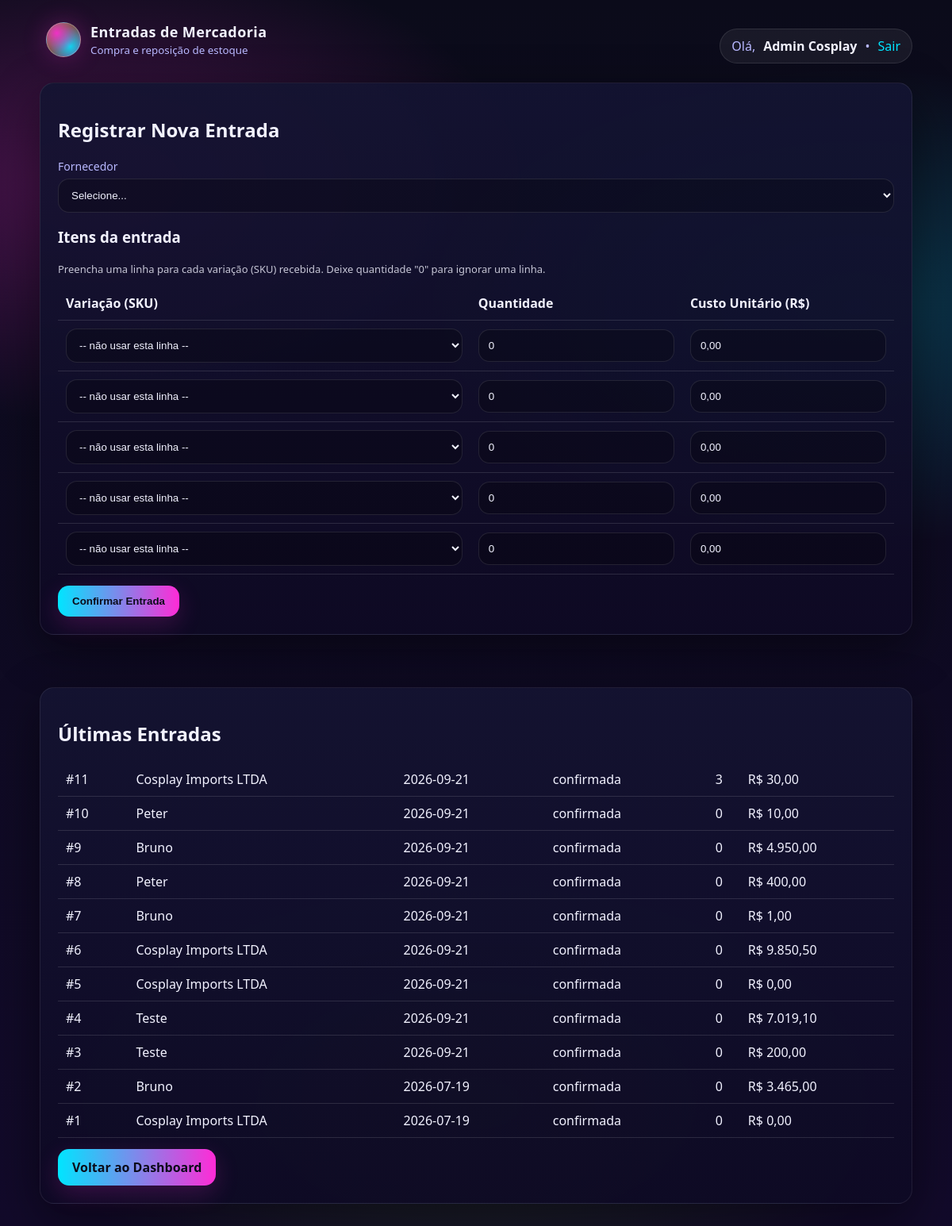
The page /index.php?controller=entrada&action=index (signed in) on the database its author committed.
### tables this page shows
CREATE TABLE `entrada_mercadoria` (
  `id` int(11) NOT NULL,
  `fornecedor_id` int(11) NOT NULL,
  `data` date NOT NULL,
  `status` enum('rascunho','confirmada') NOT NULL DEFAULT 'rascunho',
  `valor_total` decimal(10,2) NOT NULL DEFAULT 0.00
);

CREATE TABLE `fornecedor` (
  `id` int(11) NOT NULL,
  `nome` varchar(100) NOT NULL,
  `cnpj` varchar(20) NOT NULL,
  `telefone` varchar(20) DEFAULT NULL,
  `email` varchar(100) DEFAULT NULL,
  `endereco` varchar(255) DEFAULT NULL,
  `cep` varchar(9) DEFAULT NULL,
  `ativo` tinyint(1) NOT NULL DEFAULT 1
);

### controllers/EntradaController.php (called while the page is built, shortened)
<?php
require_once __DIR__ . '/../models/entrada.php';
class EntradaController
{
    public function index(): void
    {
        $entradaModel     = new Entrada();
   $entradas     = $entradaModel->listarComFornecedor();
        require_once __DIR__ . '/../views/entradas.php';
    }
}

### index.php (called while the page is built, shortened)
<?php
require_once __DIR__ . '/config/db.php';
$controller = $_GET['controller'] ?? 'auth';
$action = $_GET['action'] ?? 'form';
switch ($controller) {
    case 'entrada':
        require_once __DIR__ . '/controllers/EntradaController.php';
        $c = new EntradaController();
        break;
}
$c->$action();

### config/db.php (called while the page is built)
<?php
class Database
{
private static $conn = null;
public static function getConnection()
{
if (self::$conn === null) {
try {
self::$conn = new PDO(
"mysql:host=" . (getenv('DB_HOST') ?: 'localhost') . ";dbname=" . (getenv('DB_NAME') ?: 'loja_roupas') . ";charset=utf8mb4",
getenv('DB_USER') ?: "root",
getenv('DB_PASS') !== false ? getenv('DB_PASS') : "",
[
PDO::ATTR_ERRMODE => PDO::ERRMODE_EXCEPTION,
PDO::ATTR_DEFAULT_FETCH_MODE => PDO::FETCH_ASSOC
]
);
} catch (PDOException $e) {
die("Erro ao conectar ao banco de dados.");
}
}
return self::$conn;
}
}

### models/entrada.php (called while the page is built, shortened)
<?php
require_once __DIR__ . '/../config/db.php';
class Entrada
{
    private PDO $conn;
    public function __construct()
    {
        $this->conn = Database::getConnection();
    }
 public function listarComFornecedor(): array
{
    $sql = "
        SELECT
            em.id,
            em.data,
            em.status,
            em.valor_total,
            f.nome AS fornecedor_nome,
            COALESCE(SUM(me.quantidade), 0) AS total_quantidade,
            GROUP_CONCAT(
                CONCAT(p.nome, ' (', v.sku, ' / ', v.tamanho, ' / ', v.cor, ')')
                SEPARATOR ', '
            ) AS produtos_nomes
        FROM entrada_mercadoria em
        INNER JOIN fornecedor f ON f.id = em.fornecedor_id
        LEFT JOIN movimento_estoque me ON me.origem_id = em.id AND me.origem = 'entrada'
        LEFT JOIN variacao v ON v.id = me.variacao_id
        LEFT JOIN produto p ON p.id = v.produto_id
        GROUP BY em.id, em.data, em.status, em.valor_total, f.nome
        ORDER BY em.id DESC
    ";
    return $this->conn->query($sql)->fetchAll();
}
}

### views/entradas.php (the view, shortened to what this page needs)
<?php
$nomeUser = $_SESSION['nome'] ?? 'Usuário';
?>
<!doctype html>
<html lang="pt-br">
<head>
  <link rel="stylesheet" href="public/assets/css/style.css?v=<?= time() ?>">
</head>
<body>
<div class="container">
  <div class="topbar">
    <div class="brand">
      <div class="badge"></div>
      <div>
        <h1>Entradas de Mercadoria</h1>
        <small>Compra e reposição de estoque</small>
      </div>
    </div>
    <div class="pill">
      Olá, <strong><?= htmlspecialchars($nomeUser) ?></strong>
      • <a href="index.php?controller=auth&action=logout">Sair</a>
    </div>
  </div>
  <div class="card">
    <h2>Registrar Nova Entrada</h2>
    <form method="post" action="index.php?controller=entrada&action=salvar">
      <label>Fornecedor</label>
      <select class="input" name="fornecedor_id" required>
        <option value="">Selecione...</option>
      </select>
      <h3 style="margin-top:18px;">Itens da entrada</h3>
      <p class="muted" style="font-size:13px;">
        Preencha uma linha para cada variação (SKU) recebida. Deixe quantidade "0" para
        ignorar uma linha.
      </p>
      <table class="table" id="tabela-itens">
       <thead>
  <tr>
    <th style="text-align: left; font-weight: 600;">Variação (SKU)</th>
    <th style="text-align: left; font-weight: 600;">Quantidade</th>
    <th style="text-align: left; font-weight: 600;">Custo Unitário (R$)</th>
  </tr>
</thead>
  <tbody>
          <?php for ($linha = 0; $linha < 5; $linha++): ?>
          <tr>
            <td>
              <select class="input" name="variacao_id[]">
                <option value="">-- não usar esta linha --</option>
              </select>
            </td>
            <td><input class="input" type="number" min="0" name="quantidade[]" value="0"></td>
            <td><input class="input" type="text" name="custo_unitario[]" value="0,00"></td>
          </tr>
          <?php endfor; ?>
        </tbody>
      </table>
      <div class="actions" style="margin-top:14px;">
        <button class="btn btn-primary" type="submit">Confirmar Entrada</button>
      </div>
    </form>
  </div>
 <br>
 <br>
 <br>
  <div class="card">
    <h2>Últimas Entradas</h2>
    <table class="table">
      <tbody>
        <?php foreach ($entradas as $e): ?>
        <tr>
          <td>#<?= (int)$e['id'] ?></td>
          <td><?= htmlspecialchars($e['fornecedor_nome']) ?></td>
          <td><?= htmlspecialchars($e['data']) ?></td>
          <td><?= htmlspecialchars($e['status']) ?></td>
                   <td style="text-align:center;"><?= (int) $e['total_quantidade'] ?></td>
          <td>R$ <?= number_format((float)$e['valor_total'], 2, ',', '.') ?></td>
        </tr>
        <?php endforeach; ?>
      </tbody>
    </table>
    <div style="margin-top:14px;">
      <a class="btn" href="index.php?controller=auth&action=dashboard">Voltar ao Dashboard</a>
    </div>
  </div>
</div>
</body>
</html>

### public/assets/css/style.css (style rules this page uses)
:root { --bg1:#0b0b1a; --bg2:#120a2a; --card:#141432; --txt:#f2f2ff; --muted:#b8b8ff; --neon1:#ff2bd6; --neon2:#00e5ff; --neon3:#7cff00; --radius:18px; --shadow:0 18px 60px rgba(0,0,0,.45); }
* { box-sizing:border-box; }
html, body { height:100%; }
body { margin:0; font-family: system-ui, -apple-system, Segoe UI, Roboto, Arial, sans-serif; color:var(--txt); background: radial-gradient(900px 500px at 10% 15%, rgba(255,43,214,.25), transparent 60%), radial-gradient(900px 500px at 90% 25%, rgba(0,229,255,.20), transparent 60%), radial-gradient(900px 500px at 50% 90%, rgba(124,255,0,.12), transparent 60%), linear-gradient(180deg, var(--bg1), var(--bg2)); }
a { color:var(--neon2); text-decoration:none; }
.container { width:min(1100px, 92vw); margin:0 auto; padding:28px 0; }
.card { background:linear-gradient(180deg, rgba(20,20,50,.92), rgba(14,10,36,.92)); border:1px solid rgba(255,255,255,.08); border-radius:var(--radius); box-shadow:var(--shadow); padding:22px; }
.brand { display:flex; align-items:center; gap:12px; margin-bottom:16px; }
.badge { width:44px; height:44px; border-radius:14px; background: radial-gradient(circle at 30% 30%, rgba(255,43,214,.9), transparent 60%), radial-gradient(circle at 70% 70%, rgba(0,229,255,.9), transparent 60%), linear-gradient(135deg, rgba(124,255,0,.55), rgba(255,43,214,.55)); box-shadow:0 0 30px rgba(255,43,214,.25); }
.brand h1 { margin:0; font-size:18px; letter-spacing:.4px; }
.brand small { display:block; margin-top:2px; color:var(--muted); }
.topbar { display:flex; align-items:center; justify-content:space-between; gap:14px; margin-bottom:16px; }
.pill { display:inline-flex; align-items:center; gap:10px; padding:10px 14px; border-radius:999px; background:rgba(255,255,255,.06); border:1px solid rgba(255,255,255,.10); color:var(--muted); }
.pill strong { color:var(--txt); }
label { display:block; margin:14px 0 6px; color:var(--muted); font-size:14px; }
input, select { width:100%; padding:12px; border-radius:14px; border:1px solid rgba(255,255,255,.10); background:rgba(0,0,0,.25); color:var(--txt); outline:none; }
.btn { display:inline-flex; align-items:center; justify-content:center; padding:12px 18px; border-radius:14px; border:0; cursor:pointer; font-weight:700; color:#0b0b1a; background:linear-gradient(90deg, var(--neon2), var(--neon1)); box-shadow:0 10px 30px rgba(255,43,214,.18); }
.table { width:100%; border-collapse: collapse; }
.table th, .table td { padding: 10px; border-bottom: 1px solid rgba(255,255,255,.12); vertical-align: middle; }
.muted { opacity: .8; font-size: 12px; }
.badge { margin-left: 8px; padding: 4px 10px; border-radius: 999px; border: 1px solid rgba(255,255,255,.25); }

### rows shown on the page
entrada_mercadoria: id "11", fornecedor.nome "Cosplay Imports LTDA", data "2026-09-21", status "confirmada", total_quantidade "3", valor_total "30,00"
entrada_mercadoria: id "10", fornecedor.nome "Peter", data "2026-09-21", status "confirmada", total_quantidade "0", valor_total "10,00"
entrada_mercadoria: id "9", fornecedor.nome "Bruno", data "2026-09-21", status "confirmada", total_quantidade "0", valor_total "4.950,00"
entrada_mercadoria: id "8", fornecedor.nome "Peter", data "2026-09-21", status "confirmada", total_quantidade "0", valor_total "400,00"
entrada_mercadoria: id "7", fornecedor.nome "Bruno", data "2026-09-21", status "confirmada", total_quantidade "0", valor_total "1,00"
entrada_mercadoria: id "6", fornecedor.nome "Cosplay Imports LTDA", data "2026-09-21", status "confirmada", total_quantidade "0", valor_total "9.850,50"
entrada_mercadoria: id "5", fornecedor.nome "Cosplay Imports LTDA", data "2026-09-21", status "confirmada", total_quantidade "0", valor_total "0,00"
entrada_mercadoria: id "4", fornecedor.nome "Teste", data "2026-09-21", status "confirmada", total_quantidade "0", valor_total "7.019,10"
entrada_mercadoria: id "3", fornecedor.nome "Teste", data "2026-09-21", status "confirmada", total_quantidade "0", valor_total "200,00"
entrada_mercadoria: id "2", fornecedor.nome "Bruno", data "2026-07-19", status "confirmada", total_quantidade "0", valor_total "3.465,00"
entrada_mercadoria: id "1", fornecedor.nome "Cosplay Imports LTDA", data "2026-07-19", status "confirmada", total_quantidade "0", valor_total "0,00"

### other values the page prints
$nomeUser "Admin Cosplay"
